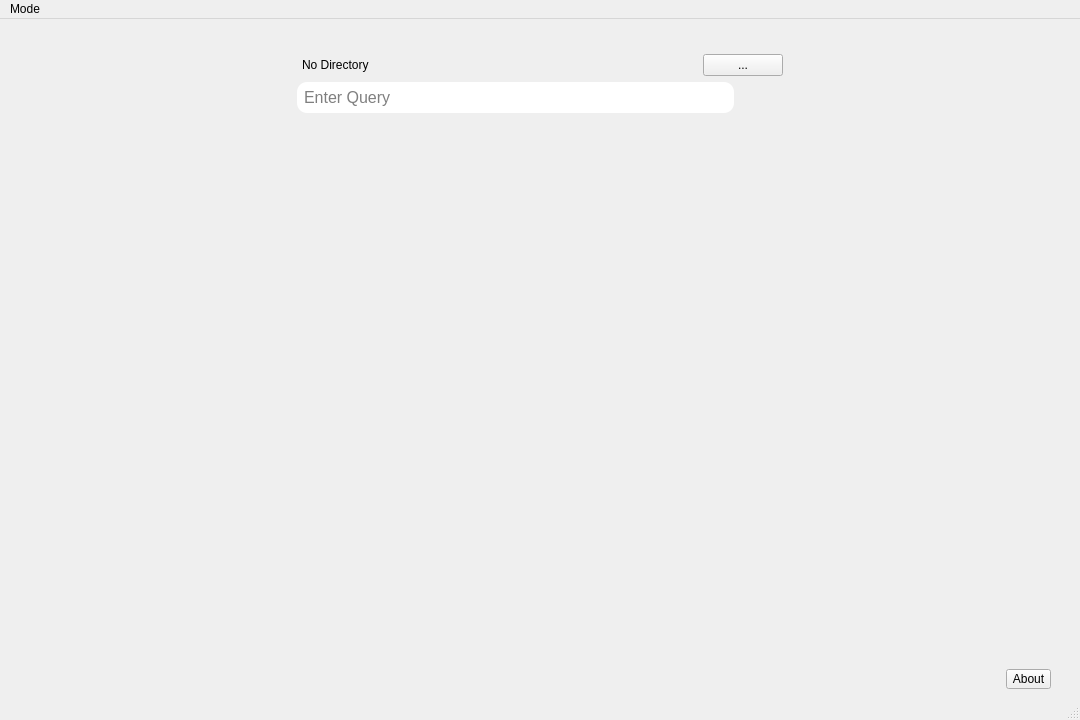
<?xml version="1.0" encoding="UTF-8"?>
<ui version="4.0">
 <class>MainWindow</class>
 <widget class="QMainWindow" name="MainWindow">
  <property name="geometry">
   <rect>
    <x>0</x>
    <y>0</y>
    <width>1080</width>
    <height>720</height>
   </rect>
  </property>
  <property name="sizePolicy">
   <sizepolicy hsizetype="Fixed" vsizetype="Fixed">
    <horstretch>0</horstretch>
    <verstretch>0</verstretch>
   </sizepolicy>
  </property>
  <property name="minimumSize">
   <size>
    <width>1080</width>
    <height>720</height>
   </size>
  </property>
  <property name="maximumSize">
   <size>
    <width>1080</width>
    <height>720</height>
   </size>
  </property>
  <property name="windowTitle">
   <string>DocuSeek</string>
  </property>
  <widget class="QWidget" name="centralwidget">
   <layout class="QGridLayout" name="gridLayout">
    <item row="1" column="1">
     <layout class="QHBoxLayout" name="dirBar">
      <item>
       <widget class="QLabel" name="dirLabel">
        <property name="sizePolicy">
         <sizepolicy hsizetype="Fixed" vsizetype="Preferred">
          <horstretch>0</horstretch>
          <verstretch>0</verstretch>
         </sizepolicy>
        </property>
        <property name="minimumSize">
         <size>
          <width>400</width>
          <height>0</height>
         </size>
        </property>
        <property name="styleSheet">
         <string notr="true">padding:2px;</string>
        </property>
        <property name="text">
         <string>No Directory</string>
        </property>
       </widget>
      </item>
      <item>
       <widget class="QPushButton" name="selectDir">
        <property name="sizePolicy">
         <sizepolicy hsizetype="Fixed" vsizetype="Fixed">
          <horstretch>0</horstretch>
          <verstretch>0</verstretch>
         </sizepolicy>
        </property>
        <property name="minimumSize">
         <size>
          <width>24</width>
          <height>0</height>
         </size>
        </property>
        <property name="text">
         <string>...</string>
        </property>
       </widget>
      </item>
     </layout>
    </item>
    <item row="3" column="0" colspan="3">
     <widget class="QScrollArea" name="scrollArea">
      <property name="frameShape">
       <enum>QFrame::NoFrame</enum>
      </property>
      <property name="widgetResizable">
       <bool>true</bool>
      </property>
      <widget class="QWidget" name="scrollSpace">
       <property name="geometry">
        <rect>
         <x>0</x>
         <y>0</y>
         <width>1062</width>
         <height>280</height>
        </rect>
       </property>
       <layout class="QVBoxLayout" name="verticalLayout"/>
      </widget>
     </widget>
    </item>
    <item row="0" column="0">
     <spacer name="horizontalSpacer">
      <property name="orientation">
       <enum>Qt::Horizontal</enum>
      </property>
      <property name="sizeHint" stdset="0">
       <size>
        <width>282</width>
        <height>20</height>
       </size>
      </property>
     </spacer>
    </item>
    <item row="0" column="1">
     <widget class="QLabel" name="logo">
      <property name="maximumSize">
       <size>
        <width>480</width>
        <height>270</height>
       </size>
      </property>
      <property name="text">
       <string/>
      </property>
      <property name="pixmap">
       <pixmap>assets/DocuSeek.png</pixmap>
      </property>
      <property name="scaledContents">
       <bool>true</bool>
      </property>
     </widget>
    </item>
    <item row="0" column="2">
     <spacer name="horizontalSpacer_2">
      <property name="orientation">
       <enum>Qt::Horizontal</enum>
      </property>
      <property name="sizeHint" stdset="0">
       <size>
        <width>282</width>
        <height>20</height>
       </size>
      </property>
     </spacer>
    </item>
    <item row="2" column="1">
     <layout class="QHBoxLayout" name="searchBar">
      <item>
       <widget class="QLineEdit" name="querySearch">
        <property name="font">
         <font>
          <pointsize>12</pointsize>
         </font>
        </property>
        <property name="cursor">
         <cursorShape>ArrowCursor</cursorShape>
        </property>
        <property name="autoFillBackground">
         <bool>false</bool>
        </property>
        <property name="styleSheet">
         <string notr="true">border-radius: 10px;
padding: 5px;</string>
        </property>
        <property name="placeholderText">
         <string>Enter Query</string>
        </property>
       </widget>
      </item>
      <item>
       <widget class="QPushButton" name="searchButton">
        <property name="font">
         <font>
          <pointsize>12</pointsize>
         </font>
        </property>
        <property name="cursor">
         <cursorShape>PointingHandCursor</cursorShape>
        </property>
        <property name="styleSheet">
         <string notr="true">border-radius:5px;</string>
        </property>
        <property name="text">
         <string/>
        </property>
        <property name="icon">
         <iconset>
          <normaloff>assets/Search.svg</normaloff>assets/Search.svg</iconset>
        </property>
        <property name="iconSize">
         <size>
          <width>20</width>
          <height>20</height>
         </size>
        </property>
       </widget>
      </item>
     </layout>
    </item>
    <item row="4" column="0" colspan="3">
     <layout class="QHBoxLayout" name="footer">
      <item>
       <spacer name="horizontalSpacer_3">
        <property name="orientation">
         <enum>Qt::Horizontal</enum>
        </property>
        <property name="sizeHint" stdset="0">
         <size>
          <width>40</width>
          <height>20</height>
         </size>
        </property>
       </spacer>
      </item>
      <item>
       <widget class="QPushButton" name="aboutButton">
        <property name="styleSheet">
         <string notr="true">margin-right:20px;
padding:2px;
padding-left:5px;
padding-right:5px;
</string>
        </property>
        <property name="text">
         <string>About</string>
        </property>
       </widget>
      </item>
     </layout>
    </item>
   </layout>
  </widget>
  <widget class="QMenuBar" name="menubar">
   <property name="geometry">
    <rect>
     <x>0</x>
     <y>0</y>
     <width>1080</width>
     <height>22</height>
    </rect>
   </property>
   <widget class="QMenu" name="menuMode">
    <property name="title">
     <string>Mode</string>
    </property>
    <addaction name="actionTfidfVsm"/>
    <addaction name="actionVsm"/>
   </widget>
   <addaction name="menuMode"/>
  </widget>
  <widget class="QStatusBar" name="statusbar"/>
  <action name="actionTfidfVsm">
   <property name="text">
    <string>TF-IDF + VSM</string>
   </property>
  </action>
  <action name="actionVsm">
   <property name="text">
    <string>VSM Only</string>
   </property>
  </action>
 </widget>
 <resources/>
 <connections/>
</ui>
